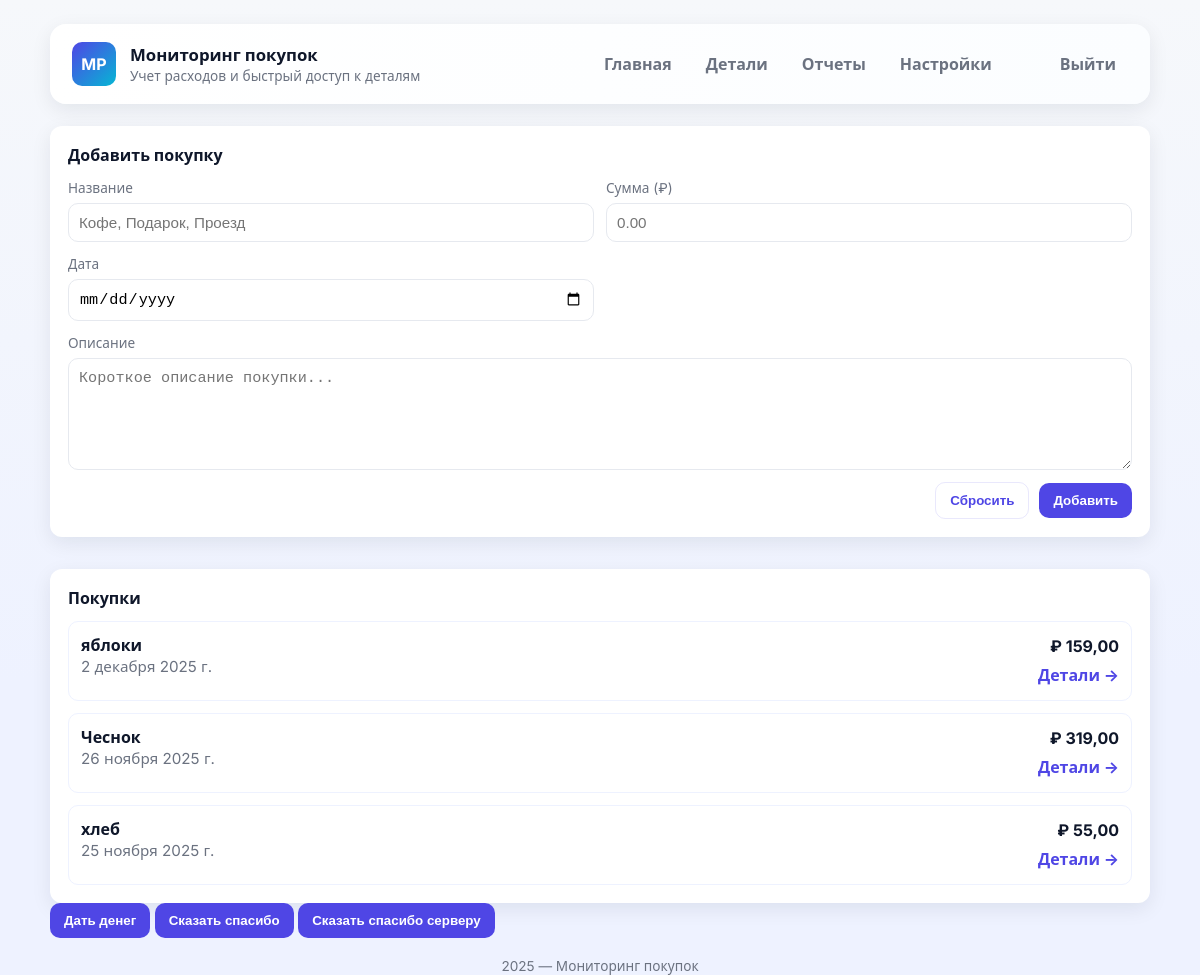
The app's page / (signed in), older data.
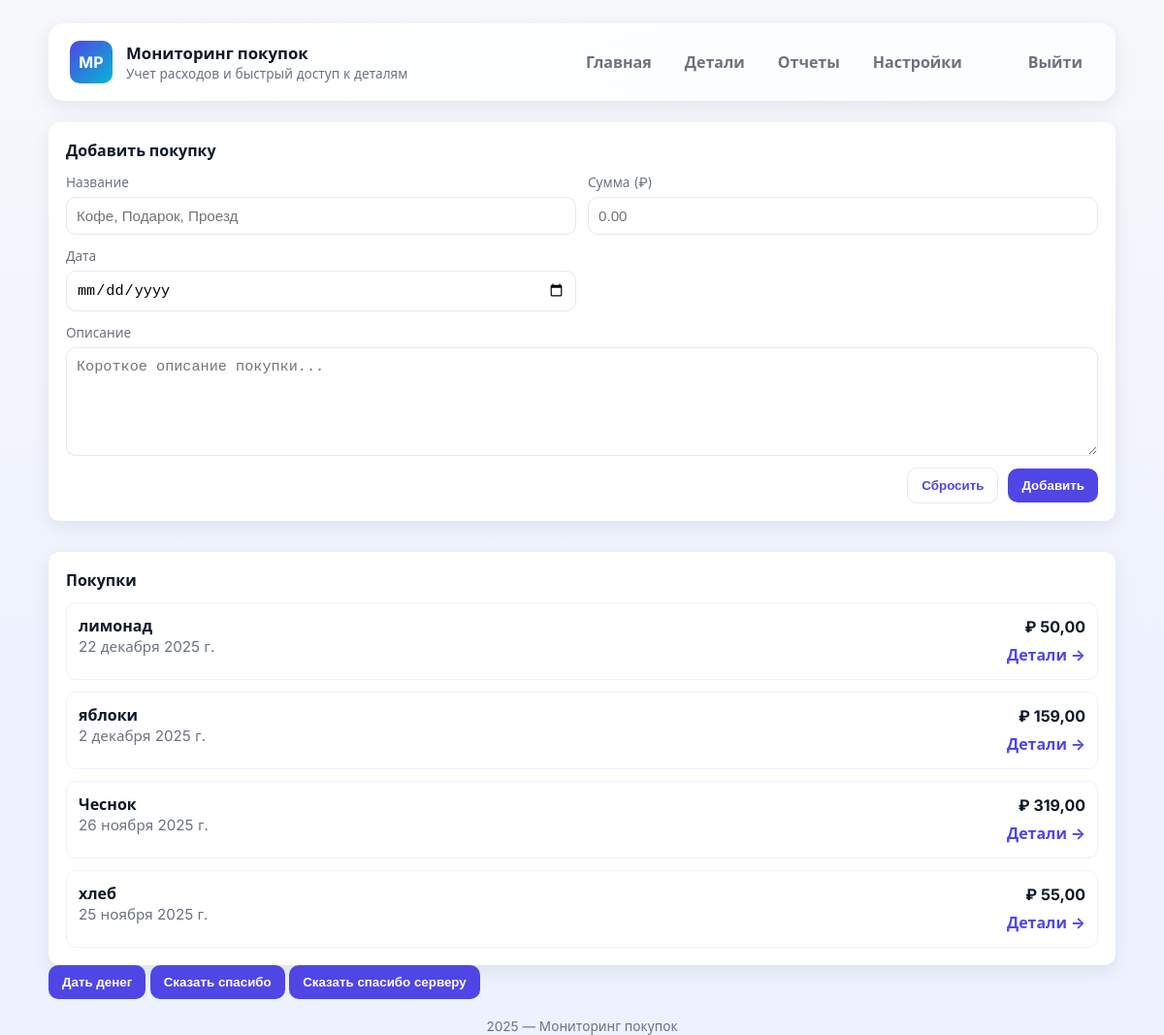
The same page, newer data.
### core/models.py (models this page shows, shortened)
class Purchases(models.Model):
    user = models.ForeignKey(
        User,
        on_delete=models.CASCADE,
        verbose_name='Пользователь',
        related_name='purchases'
    )
    title = models.CharField(
        max_length=200,
        verbose_name='Название товара'
    )
    cost = models.DecimalField(
        max_digits=10,
        decimal_places=2,
        verbose_name='Стоимость'
    )
    buy_date = models.DateField(
        verbose_name='Дата покупки'
    )
    description = models.TextField(
        verbose_name='Описание',
        null=True,
        blank=True
    )
    class Meta:
        verbose_name = 'Покупки'
        verbose_name_plural = 'Покупка'
        ordering = ['-buy_date']

### core/views.py (the view)
# urls.py: path('', main, name='main'),
@login_required
def main(request):
    if request.method == 'POST':
        if not request.user.is_authenticated:
            messages.error(request, 'Для добавления покупок необходимо войти в систему')
            return redirect('login')
        form = AddPurch(request.POST)
        if form.is_valid():
            for field_name, field in form.cleaned_data.items():
                if isinstance(field, str):
                    form.cleaned_data[field_name] = field.lower()
            in_title = form.cleaned_data.get('title').lower()
            if Purchases.objects.filter(title=in_title, user=request.user).exists():
                form.add_error('title', 'У вас уже есть такая запись')
            else:
                data = form.cleaned_data
                purchases = form.save(commit=False)
                purchases.user = request.user
                purchases.save()
                messages.success(request, 'Покупка успешно добавлена!')
                return redirect('/')
    else:
        form = AddPurch()
    purchases = Purchases.objects.filter(user=request.user).order_by('-buy_date')
    context = {
        'purchases': purchases,
        'form': form,
    }
    return render(request, 'buy/main.html', context)

### templates/buy/main.html (shortened to what this page needs)
{% extends 'base.html' %}
{% block content %}
        <main class="main" role="main" >
            <section class="panel" aria-labelledby="addPurchase">
                <h2 id="addPurchase">Добавить покупку</h2>
                <form class="add-form" action="#" method="post">
                    {% for field in form %}
                    <div class="field" {% if field.name == 'description' %}style="grid-column:1/-1"{% endif %}>
                        <label for="{{ field.id_for_label }}">{{ field.label }}</label>
                        {{ field }}
                    </div>
                    {% endfor %}
                    <div class="form-actions">
                        <button type="reset" class="secondary">Сбросить</button>
                        <button type="submit">Добавить</button>
                    </div>
            </form>
            </section>
            <section class="panel" aria-labelledby="recent" style="margin-top:32px;">
                <h2 id="recent">Покупки</h2>
                <div class="purchases-list">
                    {% if purchases %}
                    {% for purchase in purchases %}
                    <article class="purchase">
                        <div class="left">
                            <div>
                                <div style="font-weight:700">{{ purchase.title }}</div>
                                <div class="meta">{{ purchase.buy_date }}</div>
                            </div>
                        </div>
                        <div style="text-align:right">
                            <div class="amount">₽ {{ purchase.cost }}</div>
                            <div style="margin-top:8px"><a href="/detail/{{ purchase.id }}">Детали →</a></div>
                        </div>
                    </article>
                    {% endfor %}
                    {% else %}
                        <p>Покупок пока нет</p>
                    {% endif %}
                </div>
            </section>
        </main>
{% endblock %}

### templates/base.html (shortened to what this page needs)
{% load static %}
<!DOCTYPE html>
<html lang="ru">
<head>
    <link rel="stylesheet" href="{% static 'css/style.css' %}">
</head>
<body>
    <div class="container">
        <header class="site-header" role="banner">
            <div class="brand">
                <div class="logo">MP</div>
                <div>
                    <h1>Мониторинг покупок</h1>
                    <div style="font-size:0.85rem;color:var(--muted)">Учет расходов и быстрый доступ к деталям</div>
                </div>
            </div>
            <nav class="menu" role="navigation" aria-label="Главное меню">
                <a href="/">Главная</a>
                <a href="/detail/">Детали</a>
                <a href="#">Отчеты</a>
                <a href="#">Настройки</a>
                {% if request.user.is_authenticated %}
                <a class="right">{{ request.user.profile.first_name }}</a>
                <a class="right" href="{% url 'logout' %}">Выйти</a>
                {% else %}
                <a class="right" href="{% url 'login' %}">Войти</a>
                {% endif %}
            </nav>
        </header>
        {% block content %}
        {% endblock %}
<button id="give">Дать денег</button>
<button id="thx">Сказать спасибо</button>
<button id="server">Сказать спасибо серверу</button>
        <footer class="site-footer">
            2025 — Мониторинг покупок
        </footer>
    </div>
</body>
</html>

### static/css/style.css (style rules this page uses)
:root { --bg: #f6f8fb; --card: #ffffff; --muted: #6b7280; --accent: #4f46e5; --accent-2: #06b6d4; --success: #16a34a; --danger: #ef4444; --shadow: 0 6px 20px rgba(15, 23, 42, 0.08); --radius: 12px; font-family: 'Inter', system-ui, -apple-system, "Segoe UI", Roboto, "Helvetica Neue", Arial; color-scheme: light; }
* { box-sizing: border-box }
html, body { height: 100% }
body { margin: 0; background: linear-gradient(180deg, var(--bg), #eef2ff 70%); padding: 24px; -webkit-font-smoothing: antialiased; -moz-osx-font-smoothing: grayscale; color: #0f172a; }
.container { max-width: 1100px; margin: 0 auto }
header.site-header { display: flex; align-items: center; justify-content: space-between; padding: 18px 22px; background: linear-gradient(90deg, #fff, #fbfdff); border-radius: 16px; box-shadow: var(--shadow); }
.brand { display: flex; align-items: center; gap: 14px }
.logo { width: 44px; height: 44px; border-radius: 10px; display: grid; place-items: center; background: linear-gradient(135deg, var(--accent), var(--accent-2)); color: white; font-weight: 700 }
.brand h1 { margin: 0; font-size: 1.05rem }
nav.menu { display: flex; gap: 10px; align-items: center }
nav.menu a { color: var(--muted); text-decoration: none; padding: 8px 12px; border-radius: 10px; font-weight: 600 }
.main { display: block; margin-top: 22px }
.panel { background: var(--card); padding: 18px; border-radius: var(--radius); box-shadow: var(--shadow) }
.panel h2 { margin: 0 0 12px 0; font-size: 1rem }
form.add-form { display: grid; grid-template-columns: 1fr 1fr; gap: 12px }
.field { display: flex; flex-direction: column }
label { font-size: 0.85rem; margin-bottom: 6px; color: var(--muted) }
input[type="text"], input[type="number"], input[type="date"], input[type="password"], select, textarea { border: 1px solid #e6e9ef; padding: 10px; border-radius: 10px; font-size: 0.95rem; background: transparent; outline: none }
textarea { grid-column: 1/-1; min-height: 84px; resize: vertical }
.form-actions { display: flex; gap: 10px; align-items: center; justify-content: flex-end; grid-column: 1/-1 }
button { background: var(--accent); border: none; color: white; padding: 10px 14px; border-radius: 10px; font-weight: 700; cursor: pointer }
button.secondary { background: transparent; color: var(--accent); border: 1px solid rgba(79, 70, 229, 0.12) }
.purchases-list { margin-top: 8px; display: grid; gap: 12px }
.purchase { display: flex; justify-content: space-between; gap: 12px; padding: 12px; border-radius: 10px; border: 1px solid #eef2ff; align-items: center }
.purchase .left { display: flex; gap: 12px; align-items: center }
.amount { font-weight: 700 }
.purchase a { color: var(--accent); text-decoration: none; font-weight: 700 }
footer.site-footer { margin-top: 18px; text-align: center; color: var(--muted); font-size: 0.85rem }
.meta { color: var(--muted); font-size: 0.95rem; margin-bottom: 12px }
.right { float: right; }

Row changes from the older to the newer data that the page shows:
added Purchases: title "лимонад", buy_date "22 декабря 2025 г.", cost "50,00"
